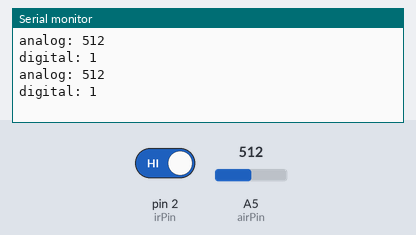
The sketch below on a simulated Arduino Uno, built with avr-gcc and run on an emulated ATmega328P. Shown: the last lines printed to the serial monitor. The inputs (shaded band) are chosen by the test bench; at power-on: pin 2 (irPin) HIGH, A5 (airPin) = 512.

Above: at 1.8 s.
1.9 s: pin 2 (irPin) driven LOW
At 2.8 s:
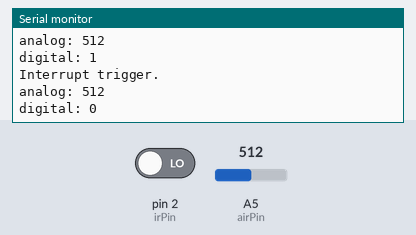
3.4 s: A5 (airPin) set to 716
At 4.7 s:
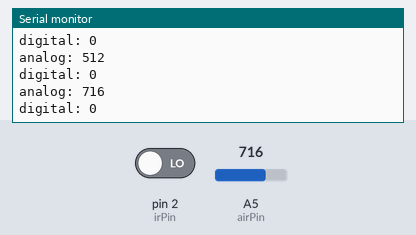
4.9 s: A5 (airPin) set to 900
At 5.8 s:
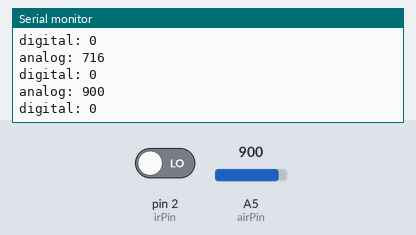
Timing chart, 0 to 7.9 s (numbered marks = the images above; inputs shaded):
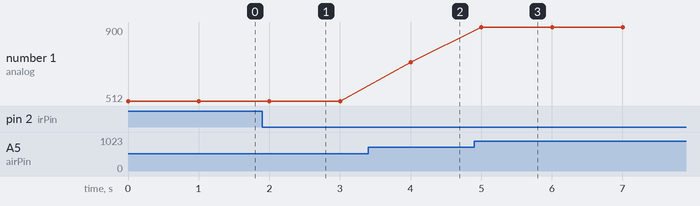

Measured:
- after the input at 1.9 s, the serial monitor: prints a new line at once (image 1)
- after the input at 3.4 s, the serial monitor: prints a new line after 0.60 s (image 2)
- after the input at 4.9 s, the serial monitor: prints a new line after 0.10 s (image 3)
- plotted number 1: 512 → 716 after the input at 3.4 s, 716 → 900 after the input at 4.9 s

The sketch:

IRTest.ino
```cpp
int irPin = 2; // IR detector
int airPin = A5;
int val = 0;  // variable to store the value read
int aval = 0;

void setup() {
  Serial.begin(9600);           //  setup serial
  pinMode(irPin, INPUT);
  attachInterrupt(digitalPinToInterrupt(2), tach, FALLING);
}

void loop() {
  aval = analogRead(airPin);
  val = digitalRead(irPin);
  Serial.println("analog: " + String(aval));
  Serial.println("digital: " + String(val));
  delay(1000);
}

void tach()
{
  Serial.println("Interrupt trigger.");
}
```
